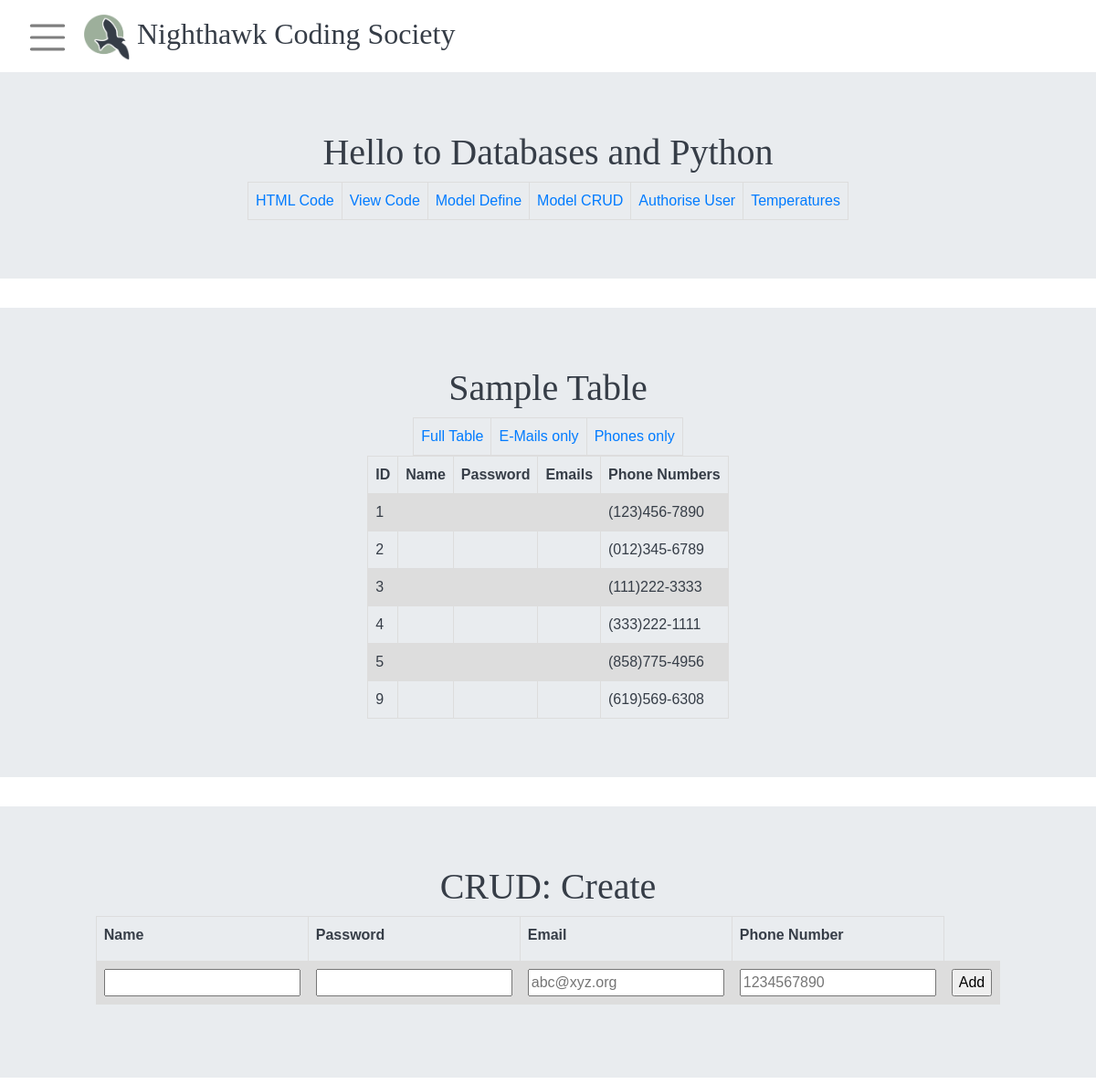
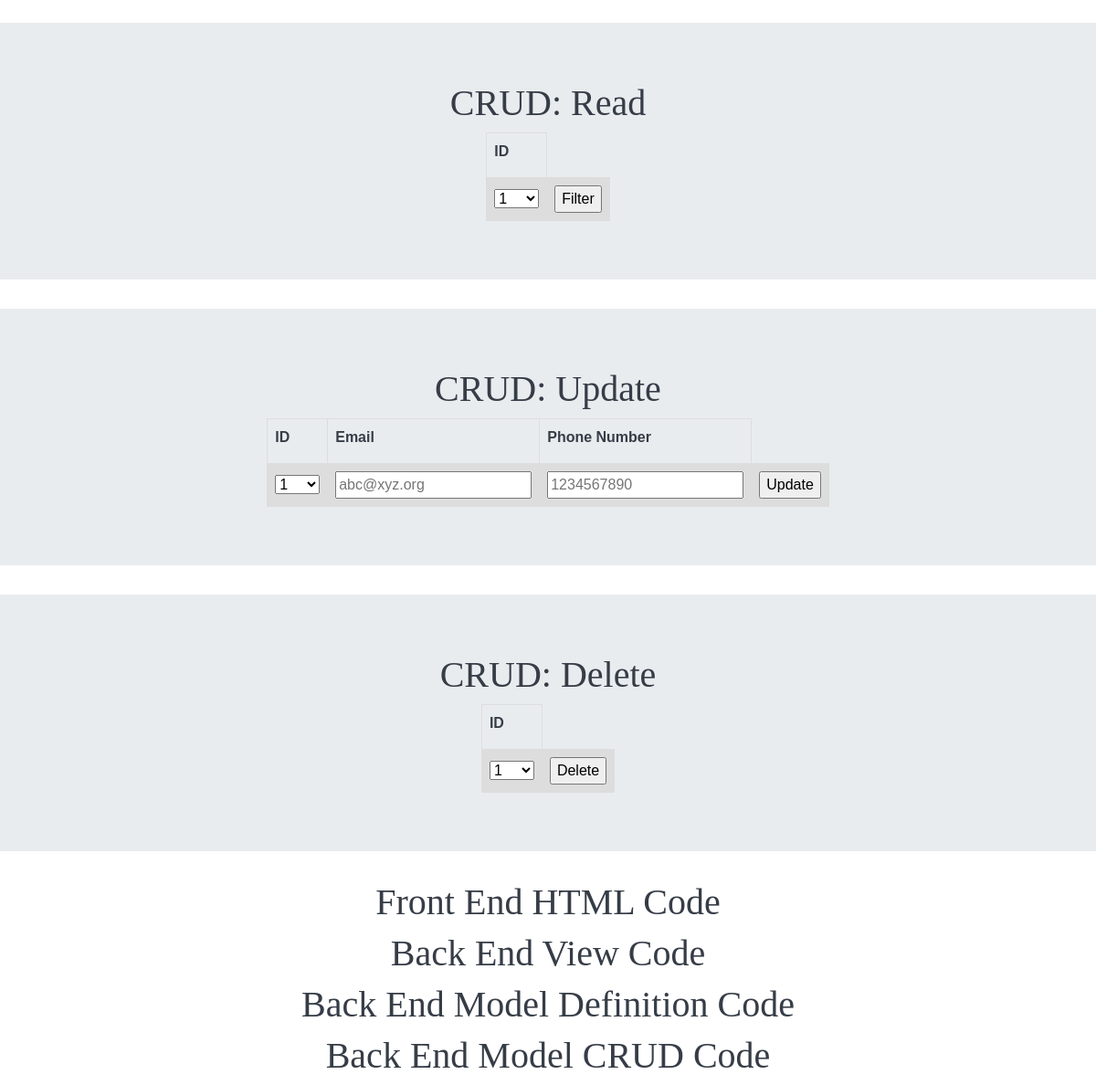
The page /pythondb/phones/ on the database its author committed (2 pictures, top to bottom).
### models/__init__.py (models this page shows)
class PhoneNumbers(db.Model):
    UserID = db.Column(db.Integer, primary_key=True)
    phone_number = db.Column(db.String(255), unique=True, nullable=False)

### views/pythondb/view.py (the view)
@pythondb_bp.route('/phones/')
def phones():
    records = model_query_phones()
    return render_template("pythondb/index.html", table=records, menu=menus)

### models/crud.py (called while the page is built)
def model_query_phones():
    records = []
    phone_numbers = PhoneNumbers.query.all()
    for phone in phone_numbers:
        user_dict = {'id': phone.UserID, 'phone_numbers': phone.phone_number}
        records.append(user_dict)
    return records

### views/pythondb/templates/pythondb/index.html (shortened to what this page needs)
<!DOCTYPE html>
{% extends "homesite/base.html" %}
{% block content %}
    <div class="jumbotron jumbotron-fluid" style="height: 50%; ">
        <div class="row justify-content-center">
            <div class="col-10" style="text-align: center;">
                <h1>Hello to Databases and Python</h1>
                <table id="links">
                    <tr>
                        <td><a href=#FE-HTML>HTML Code</a></td>
                        <td><a href=#BE-VIEW>View Code</a></td>
                        <td><a href=#BE-MODELDEFINE>Model Define</a></td>
                        <td><a href=#BE-MODELCRUD>Model CRUD</a></td>
                        <td><a href={{url_for('.login')}}>Authorise User</a></td>
                        <td><a href={{url_for('.temps')}}>Temperatures</a></td>
                    </tr>
                </table>
            </div>
        </div>
    </div>
    <div class="jumbotron jumbotron-fluid" style="height: 50%; ">
        <div class="row justify-content-center">
            <div class="col-10" style="text-align: center;">
                <h1>Sample Table</h1>
            </div>
        </div>
        <div class="row courses-buttons justify-content-center">
            <table id="links">
            <tr>
                <td><a href={{url_for('.databases')}}>Full Table </a></td>
                <td><a href={{url_for('.emails')}}>E-Mails only</a></td>
                <td><a href={{url_for('.phones')}}>Phones only</a></td>
            </tr>
            </table>
        </div>
        <table>
            <tr>
                <th>ID</th>
                <th>Name</th>
                <th>Password</th>
                <th>Emails</th>
                <th>Phone Numbers</th>
            </tr>
            {% for row in table %}
                {% set pn = "" ~ row['phone_numbers'] %}
                {% set pnf = "(" ~ pn[0:3] ~ ")" ~ pn[3:6] ~ "-" ~ pn[6:10] %}
                <tr>
                    <td>{{ row['id'] }}</td>
                    <td>{{ row['name'] }}</td>
                    <td>{{ row['password'] }}</td>
                    <td>{{ row['emails'] }}</td>
                    <td>{{ pnf }}</td>
                </tr>
            {% endfor %}
        </table>
    </div>
    <div class="jumbotron jumbotron-fluid" style="height: 50%; ">
        <div class="row justify-content-center">
            <div class="col-10" style="text-align: center;">
                <h1>CRUD: Create</h1>
            </div>
        </div>
        <div class="row courses-buttons justify-content-center">
            <form method="POST" ID="create" action={{url_for('.create')}} >
                <table>
                    <tr>
                        <th><label for="username">Name</label></th>
                        <th><label for="password">Password</label></th>
                        <th><label for="email">Email</label></th>
                        <th><label for="phone_number">Phone Number</label></th>
                    </tr>
                    <tr>
                        <td><input type="text" name="username" id="username" required></td>
                        <td><input type="password" name="password" id="password" required></td>
                        <td><input type="email" name="email" id="email" placeholder="abc@xyz.org" required></td>
                        <td><input required type="tel" name="phone_number" id="phone_number" pattern="[0-9]{10}" placeholder="1234567890"></td>
                        <td><input type="submit" value="Add"></td>
                    </tr>
                </table>
            </form>
        </div>
    </div>
    <div class="jumbotron jumbotron-fluid" style="height: 50%; ">
        <div class="row justify-content-center">
            <div class="col-10" style="text-align: center;">
                <h1>CRUD: Read</h1>
            </div>
        </div>
        <div class="row courses-buttons justify-content-center">
            <form method="POST" ID="read" action={{url_for('.read')}} >
                <table id="links">
                    <tr><th><label for="ID">ID</label></th></tr>
                    <tr><td><select name="ID" id="ID">
                        <optgroup label="userid">
                            {% for row in table %}
                                <option label="{{ row['id'] }}">{{ row['id'] }}</option>
                            {% endfor %}
                        </optgroup>
                    </select></td>
                        <td><input type="submit" value="Filter"></td>
                    </tr>
                </table>
            </form>
        </div>
    </div>
    <div class="jumbotron jumbotron-fluid" style="height: 50%; ">
        <div class="row justify-content-center">
            <div class="col-10" style="text-align: center;">
                <h1>CRUD: Update</h1>
            </div>
        </div>
        <div class="row courses-buttons justify-content-center">
            <form method="POST" ID="update" action={{url_for('.update')}} >
                <table id="links">
                    <tr>
                        <th><label for="Update_ID">ID</label></th>
                        <th><label for="Update_email">Email</label></th>
                        <th><label for="Update_phone_number">Phone Number</label></th>
                    </tr>
                    <tr>
                        <td>
                        <select name="ID" id="update_ID">
                            <optgroup label="userid">
                                {% for row in table %}
                                    <option label="{{ row['id'] }}">{{ row['id'] }}</option>
                                {% endfor %}
                            </optgroup>
                        </select>
                        </td>
                        <td><input type="email" name="email" id="update_email" placeholder="abc@xyz.org"></td>
                        <td><input type="tel" name="phone_number" id="update_phone_number" pattern="[0-9]{10}" placeholder="1234567890"></td>
                        <td><input type="submit" value="Update"></td>
                    </tr>
                </table>
            </form>
        </div>
    </div>
    <div class="jumbotron jumbotron-fluid" style="height: 50%; ">
        <div class="row justify-content-center">
            <div class="col-10" style="text-align: center;">
                <h1>CRUD: Delete</h1>
            </div>
        </div>
        <div class="row courses-buttons justify-content-center">
            <form method="POST" ID="delete" action={{url_for('.delete')}} >
                <table id="links">
                    <tr><th><label for="delete_ID">ID</label></th></tr>
                    <tr><td><select name="ID" id="delete_ID">
                        <optgroup label="userid">
                            {% for row in table %}
                                <option label="{{ row['id'] }}">{{ row['id'] }}</option>
                            {% endfor %}
                        </optgroup>
                    </select>
                    </td><td><input type="submit" value="Delete"></td></tr>
                </table>
            </form>
        </div>
    </div>
    <div align="center" >
        <h1 id="FE-HTML">Front End HTML Code</h1>
    </div>
    <div align="center" >
        <h1 id="BE-VIEW">Back End View Code</h1>
    </div>
    <div align="center" >
        <h1 id="BE-MODELDEFINE">Back End Model Definition Code</h1>
    </div>
    <div align="center" >
        <h1 id="BE-MODELCRUD">Back End Model CRUD Code</h1>
    </div>
{% endblock %}

### templates/homesite/base.html (style rules this page uses)
html { scroll-behavior: smooth; }
:root { --yellow: #f1d483; --green: #9daf9b; --purple: #a59aaf; --lblue: #6084a3; --dblue: #2b425b; --gray: #363d47; }
.row { margin: auto; }
body { animation: fadein 2s; -moz-animation: fadein 2s; -webkit-animation: fadein 2s; -o-animation: fadein 2s; }

### views/pythondb/templates/pythondb/index.html (style rules this page uses)
table { font-family: arial, sans-serif; border-collapse: collapse; margin-left: auto; margin-right: auto; }
td, th { border: 1px solid #dddddd; text-align: left; padding: 8px; }
tr:nth-child(even) { background-color: #dddddd; }

### rows shown on the page
PhoneNumbers: id "1", pnf "(123)456-7890"
PhoneNumbers: id "2", pnf "(012)345-6789"
PhoneNumbers: id "3", pnf "(111)222-3333"
PhoneNumbers: id "4", pnf "(333)222-1111"
PhoneNumbers: id "5", pnf "(858)775-4956"
PhoneNumbers: id "9", pnf "(619)569-6308"

### other values the page prints
form field ID "1"
